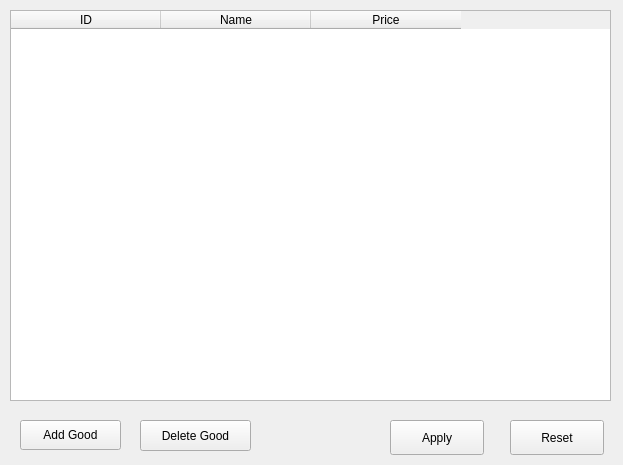
<?xml version="1.0" encoding="UTF-8"?>
<ui version="4.0">
 <class>GoodManage</class>
 <widget class="QWidget" name="GoodManage">
  <property name="geometry">
   <rect>
    <x>0</x>
    <y>0</y>
    <width>623</width>
    <height>465</height>
   </rect>
  </property>
  <property name="windowTitle">
   <string>Good Manage</string>
  </property>
  <widget class="QPushButton" name="addButton">
   <property name="geometry">
    <rect>
     <x>20</x>
     <y>420</y>
     <width>101</width>
     <height>30</height>
    </rect>
   </property>
   <property name="text">
    <string>Add Good</string>
   </property>
  </widget>
  <widget class="QPushButton" name="resetButton">
   <property name="geometry">
    <rect>
     <x>510</x>
     <y>420</y>
     <width>94</width>
     <height>35</height>
    </rect>
   </property>
   <property name="text">
    <string>Reset</string>
   </property>
  </widget>
  <widget class="QTableWidget" name="tableWidget">
   <property name="geometry">
    <rect>
     <x>10</x>
     <y>10</y>
     <width>601</width>
     <height>391</height>
    </rect>
   </property>
   <attribute name="horizontalHeaderDefaultSectionSize">
    <number>150</number>
   </attribute>
   <column>
    <property name="text">
     <string>ID</string>
    </property>
   </column>
   <column>
    <property name="text">
     <string>Name</string>
    </property>
   </column>
   <column>
    <property name="text">
     <string>Price</string>
    </property>
   </column>
  </widget>
  <widget class="QPushButton" name="deleteButton">
   <property name="geometry">
    <rect>
     <x>140</x>
     <y>420</y>
     <width>111</width>
     <height>31</height>
    </rect>
   </property>
   <property name="text">
    <string>Delete Good</string>
   </property>
  </widget>
  <widget class="QPushButton" name="applyButton">
   <property name="geometry">
    <rect>
     <x>390</x>
     <y>420</y>
     <width>94</width>
     <height>35</height>
    </rect>
   </property>
   <property name="text">
    <string>Apply</string>
   </property>
  </widget>
 </widget>
 <resources/>
 <connections>
  <connection>
   <sender>addButton</sender>
   <signal>clicked()</signal>
   <receiver>GoodManage</receiver>
   <slot>onAddClicked()</slot>
   <hints>
    <hint type="sourcelabel">
     <x>49</x>
     <y>432</y>
    </hint>
    <hint type="destinationlabel">
     <x>55</x>
     <y>451</y>
    </hint>
   </hints>
  </connection>
  <connection>
   <sender>deleteButton</sender>
   <signal>clicked()</signal>
   <receiver>GoodManage</receiver>
   <slot>onDeleteClicked()</slot>
   <hints>
    <hint type="sourcelabel">
     <x>180</x>
     <y>434</y>
    </hint>
    <hint type="destinationlabel">
     <x>177</x>
     <y>452</y>
    </hint>
   </hints>
  </connection>
  <connection>
   <sender>applyButton</sender>
   <signal>clicked()</signal>
   <receiver>GoodManage</receiver>
   <slot>onApplyClicked()</slot>
   <hints>
    <hint type="sourcelabel">
     <x>441</x>
     <y>434</y>
    </hint>
    <hint type="destinationlabel">
     <x>440</x>
     <y>462</y>
    </hint>
   </hints>
  </connection>
  <connection>
   <sender>resetButton</sender>
   <signal>clicked()</signal>
   <receiver>GoodManage</receiver>
   <slot>onResetClicked()</slot>
   <hints>
    <hint type="sourcelabel">
     <x>546</x>
     <y>441</y>
    </hint>
    <hint type="destinationlabel">
     <x>547</x>
     <y>460</y>
    </hint>
   </hints>
  </connection>
 </connections>
 <slots>
  <slot>onAddClicked()</slot>
  <slot>onDeleteClicked()</slot>
  <slot>onApplyClicked()</slot>
  <slot>onResetClicked()</slot>
 </slots>
</ui>
